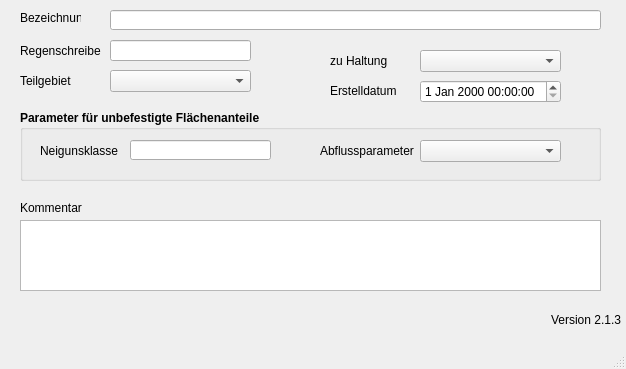
<?xml version="1.0" encoding="UTF-8"?>
<ui version="4.0">
 <class>MainWindow</class>
 <widget class="QMainWindow" name="MainWindow">
  <property name="enabled">
   <bool>true</bool>
  </property>
  <property name="geometry">
   <rect>
    <x>0</x>
    <y>0</y>
    <width>626</width>
    <height>369</height>
   </rect>
  </property>
  <property name="windowTitle">
   <string>MainWindow</string>
  </property>
  <widget class="QWidget" name="centralwidget">
   <widget class="QLabel" name="label_20">
    <property name="geometry">
     <rect>
      <x>330</x>
      <y>50</y>
      <width>81</width>
      <height>21</height>
     </rect>
    </property>
    <property name="text">
     <string>zu Haltung</string>
    </property>
   </widget>
   <widget class="QLabel" name="label">
    <property name="geometry">
     <rect>
      <x>20</x>
      <y>10</y>
      <width>61</width>
      <height>16</height>
     </rect>
    </property>
    <property name="text">
     <string>Bezeichnung</string>
    </property>
   </widget>
   <widget class="QLabel" name="label_14">
    <property name="geometry">
     <rect>
      <x>20</x>
      <y>200</y>
      <width>81</width>
      <height>16</height>
     </rect>
    </property>
    <property name="text">
     <string>Kommentar</string>
    </property>
   </widget>
   <widget class="QLabel" name="label_5">
    <property name="geometry">
     <rect>
      <x>20</x>
      <y>40</y>
      <width>81</width>
      <height>21</height>
     </rect>
    </property>
    <property name="text">
     <string>Regenschreiber</string>
    </property>
   </widget>
   <widget class="QLabel" name="label_70">
    <property name="geometry">
     <rect>
      <x>330</x>
      <y>80</y>
      <width>71</width>
      <height>21</height>
     </rect>
    </property>
    <property name="text">
     <string>Erstelldatum</string>
    </property>
   </widget>
   <widget class="QLabel" name="label_22">
    <property name="geometry">
     <rect>
      <x>20</x>
      <y>70</y>
      <width>71</width>
      <height>21</height>
     </rect>
    </property>
    <property name="text">
     <string>Teilgebiet</string>
    </property>
   </widget>
   <widget class="QLineEdit" name="flnam">
    <property name="geometry">
     <rect>
      <x>110</x>
      <y>10</y>
      <width>491</width>
      <height>20</height>
     </rect>
    </property>
   </widget>
   <widget class="QLineEdit" name="regenschreiber">
    <property name="geometry">
     <rect>
      <x>110</x>
      <y>40</y>
      <width>141</width>
      <height>21</height>
     </rect>
    </property>
   </widget>
   <widget class="QComboBox" name="haltnam">
    <property name="geometry">
     <rect>
      <x>420</x>
      <y>50</y>
      <width>141</width>
      <height>22</height>
     </rect>
    </property>
   </widget>
   <widget class="QComboBox" name="teilgebiet">
    <property name="geometry">
     <rect>
      <x>110</x>
      <y>70</y>
      <width>141</width>
      <height>22</height>
     </rect>
    </property>
   </widget>
   <widget class="QTextEdit" name="kommentar">
    <property name="geometry">
     <rect>
      <x>20</x>
      <y>220</y>
      <width>581</width>
      <height>71</height>
     </rect>
    </property>
   </widget>
   <widget class="QGroupBox" name="groupBox">
    <property name="geometry">
     <rect>
      <x>20</x>
      <y>110</y>
      <width>581</width>
      <height>71</height>
     </rect>
    </property>
    <property name="font">
     <font>
      <weight>75</weight>
      <bold>true</bold>
     </font>
    </property>
    <property name="title">
     <string>Parameter für unbefestigte Flächenanteile</string>
    </property>
    <widget class="QLabel" name="label_3">
     <property name="geometry">
      <rect>
       <x>20</x>
       <y>30</y>
       <width>81</width>
       <height>21</height>
      </rect>
     </property>
     <property name="font">
      <font>
       <weight>50</weight>
       <bold>false</bold>
      </font>
     </property>
     <property name="text">
      <string>Neigunsklasse</string>
     </property>
    </widget>
    <widget class="QLineEdit" name="neigkl">
     <property name="geometry">
      <rect>
       <x>110</x>
       <y>30</y>
       <width>141</width>
       <height>20</height>
      </rect>
     </property>
    </widget>
    <widget class="QComboBox" name="abflussparameter">
     <property name="geometry">
      <rect>
       <x>400</x>
       <y>30</y>
       <width>141</width>
       <height>22</height>
      </rect>
     </property>
    </widget>
    <widget class="QLabel" name="label_21">
     <property name="geometry">
      <rect>
       <x>300</x>
       <y>30</y>
       <width>111</width>
       <height>21</height>
      </rect>
     </property>
     <property name="font">
      <font>
       <weight>50</weight>
       <bold>false</bold>
      </font>
     </property>
     <property name="text">
      <string>Abflussparameter</string>
     </property>
    </widget>
   </widget>
   <widget class="QgsDateTimeEdit" name="createdat">
    <property name="geometry">
     <rect>
      <x>420</x>
      <y>80</y>
      <width>141</width>
      <height>23</height>
     </rect>
    </property>
   </widget>
   <widget class="QLabel" name="lb_version">
    <property name="geometry">
     <rect>
      <x>550</x>
      <y>310</y>
      <width>71</width>
      <height>20</height>
     </rect>
    </property>
    <property name="toolTip">
     <string>Version QKan Import</string>
    </property>
    <property name="text">
     <string>Version 2.1.3</string>
    </property>
    <property name="alignment">
     <set>Qt::AlignRight|Qt::AlignTrailing|Qt::AlignVCenter</set>
    </property>
   </widget>
  </widget>
  <widget class="QMenuBar" name="menubar">
   <property name="geometry">
    <rect>
     <x>0</x>
     <y>0</y>
     <width>626</width>
     <height>21</height>
    </rect>
   </property>
  </widget>
  <widget class="QStatusBar" name="statusbar"/>
 </widget>
 <customwidgets>
  <customwidget>
   <class>QgsDateTimeEdit</class>
   <extends>QDateTimeEdit</extends>
   <header>qgsdatetimeedit.h</header>
  </customwidget>
 </customwidgets>
 <tabstops>
  <tabstop>flnam</tabstop>
  <tabstop>regenschreiber</tabstop>
  <tabstop>teilgebiet</tabstop>
  <tabstop>neigkl</tabstop>
  <tabstop>abflussparameter</tabstop>
  <tabstop>kommentar</tabstop>
  <tabstop>haltnam</tabstop>
  <tabstop>createdat</tabstop>
 </tabstops>
 <resources/>
 <connections/>
</ui>
